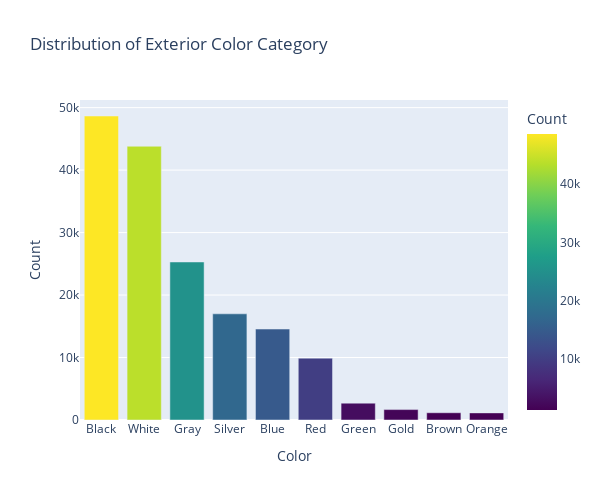

Source (notebook cell):
### Code cell
fig = px.bar(ext_col_counts, x='ext_col', y='count', 
             title='Distribution of Exterior Color Category',
             labels={'ext_col': 'Color', 'count': 'Count'},
             color='count',  
             color_continuous_scale='Viridis'  
)

fig.update_layout(
    xaxis_title='Color',
    yaxis_title='Count',
    width=600,  
    height=500,
)

fig.show()

### Figure 1 — Plotly figure (JSON) as saved in the notebook; plotly's stock layout.template omitted (floating-point values rounded to 4 significant figures)
{"data": [{"alignmentgroup": "True", "hovertemplate": "Color=%{x}<br>Count=%{marker.color}<extra></extra>", "legendgroup": "", "marker": {"color": [48658, 43815, 25293, 16995, 14555, 9901, 2698, 1668, 1162, 1139], "coloraxis": "coloraxis", "pattern": {"shape": ""}}, "name": "", "offsetgroup": "", "orientation": "v", "showlegend": false, "textposition": "auto", "type": "bar", "x": ["Black", "White", "Gray", "Silver", "Blue", "Red", "Green", "Gold", "Brown", "Orange"], "xaxis": "x", "y": [48658, 43815, 25293, 16995, 14555, 9901, 2698, 1668, 1162, 1139], "yaxis": "y"}], "layout": {"barmode": "relative", "coloraxis": {"colorbar": {"title": {"text": "Count"}}, "colorscale": [[0, "#440154"], [0.1111, "#482878"], [0.2222, "#3e4989"], [0.3333, "#31688e"], [0.4444, "#26828e"], [0.5556, "#1f9e89"], [0.6667, "#35b779"], [0.7778, "#6ece58"], [0.8889, "#b5de2b"], [1, "#fde725"]]}, "height": 500, "legend": {"tracegroupgap": 0}, "title": {"text": "Distribution of Exterior Color Category"}, "width": 600, "xaxis": {"anchor": "y", "domain": [0, 1], "title": {"text": "Color"}}, "yaxis": {"anchor": "x", "domain": [0, 1], "title": {"text": "Count"}}}}
